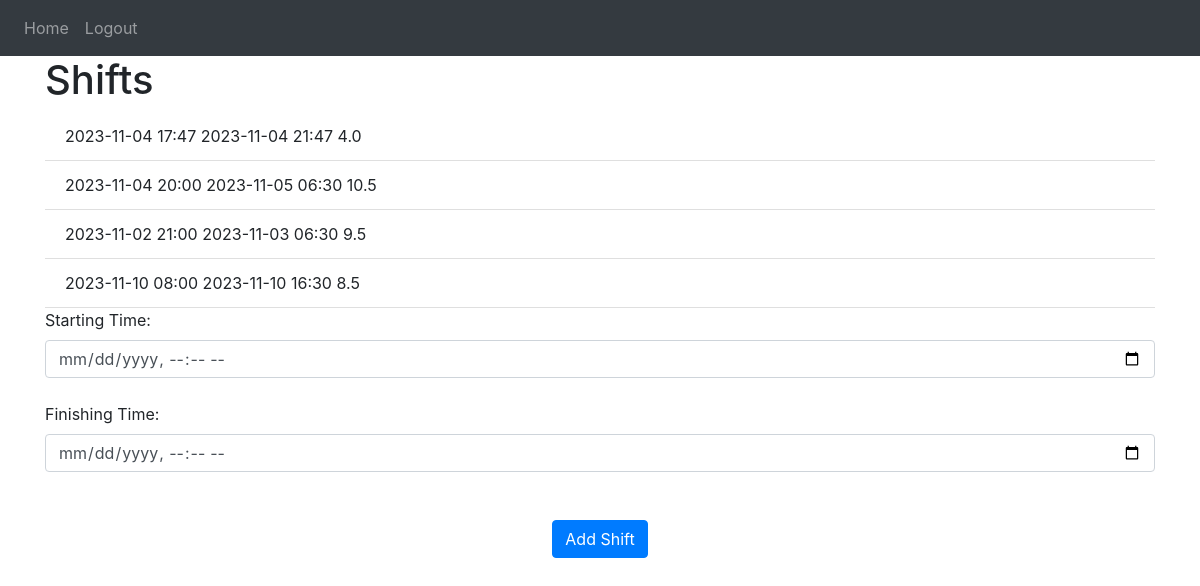
Screenshot of / (signed in) with the database file from the repository.
### website/models.py (models this page shows)
class Shift(db.Model):
    id = db.Column(db.Integer, primary_key=True)
    start = db.Column(db.DateTime(timezone=True))
    finish = db.Column(db.DateTime(timezone=True))
    data = db.Column(db.String(150))
    user_id = db.Column(db.Integer, db.ForeignKey('user.id'))

### website/views.py (the view, shortened to what this page needs)
@views.route('/', methods=['GET', 'POST'])
@login_required
def home():
    return render_template("home.html", user=current_user)

### website/__init__.py (called while the page is built)
def create_app():
    app = Flask(__name__)
    app.config['SECRET_KEY'] = 'skjdfhkjsdfhk'
    app.config['SQLALCHEMY_DATABASE_URI'] = f'sqlite:///{DB_NAME}'
    db.init_app(app)
    from .views import views
    from .auth import auth
    app.register_blueprint(views, url_prefix='/')
    app.register_blueprint(auth, url_prefix='/')
    from .models import User, Shift
    with app.app_context():
        db.create_all()
    login_manager = LoginManager()
    login_manager.login_view = 'auth.login'
    login_manager.init_app(app)
    @login_manager.user_loader
    def load_user(id):
        return User.query.get(int(id))
    return app

### website/templates/home.html
{% extends "base.html" %} {$ block title %}Home{ %endblock% }
{% block content %}
<h1>Shifts</h1>
<ul class="list-group list-group-flush" id="shifts">
    {% for shift in user.shifts %}
    <li class="list-group-item">{{ shift.data }}</li>
    {% endfor %}
</ul>
<form method="POST">
    <label for="start_time">Starting Time:</label>
    <input type="datetime-local" id="start_time" name="start_time" class="form-control" required><br>
    <label for="finish_time">Finishing Time:</label>
    <input type="datetime-local" id="finish_time" name="finish_time" class="form-control" required><br>
    <br />
    <div align="center">
        <button type="submit" class="btn btn-primary" value="Submit">Add Shift</button>
    </div>
</form>
{% endblock %}

### website/templates/base.html (shortened to what this page needs)
<!DOCTYPE html>
<html>
  <head>
    <link
      rel="stylesheet"
      href="https://stackpath.bootstrapcdn.com/bootstrap/4.4.1/css/bootstrap.min.css"
    />
    <link
      rel="stylesheet"
      href="https://stackpath.bootstrapcdn.com/font-awesome/4.7.0/css/font-awesome.min.css"
    />
  </head>
  <body>
    <nav class="navbar navbar-expand-lg navbar-dark bg-dark">
      <div class="collapse navbar-collapse" id="navbar">
        <div class="navbar-nav">
          {% if user.is_authenticated %}
          <a class="nav-item nav-link" id="home" href="/">Home</a>
          <a class="nav-item nav-link" id="logout" href="/logout">Logout</a>
          {% else %}
          <a class="nav-item nav-link" id="login" href="/login">Login</a>
          <a class="nav-item nav-link" id="signUp" href="/sign-up">Sign Up</a>
          {% endif %}
        </div>
      </div>
    </nav>
    <div class="container">
      {% block content %}
      {% endblock %}
    </div>
  </body>
</html>

### rows the page displays
Shift: data "2023-11-04 17:47 2023-11-04 21:47 4.0"
Shift: data "2023-11-04 20:00 2023-11-05 06:30 10.5"
Shift: data "2023-11-02 21:00 2023-11-03 06:30 9.5"
Shift: data "2023-11-10 08:00 2023-11-10 16:30 8.5"
